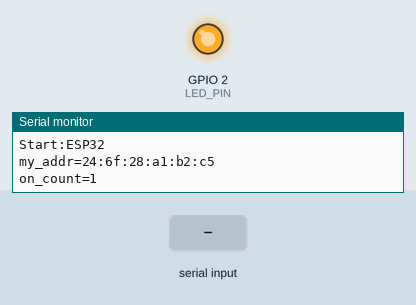
This sketch was run on a simulated ESP32. Parts: output pins drawn as LEDs (lit = HIGH), the last lines printed to the serial monitor. Dashed ring = blinking. The inputs (shaded band) are chosen by the test bench. Nothing arrives over Bluetooth unless stated; a phone connects over Bluetooth LE 3 s after start.

Above: at 2.2 s.
2.3 s: "on\n" received over Serial
At 3.6 s:
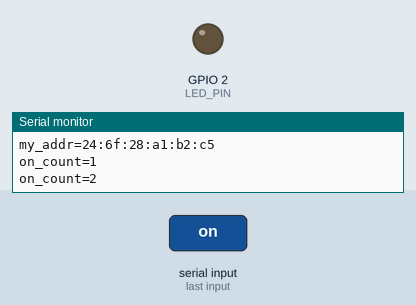
5.8 s: "blink\n" received over Serial
At 7.15 s:
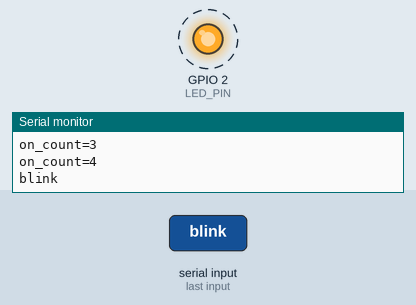
9.3 s: "1\n" received over Serial
Timing chart, 0 to 18.8 s (numbered marks = the images above; inputs shaded):
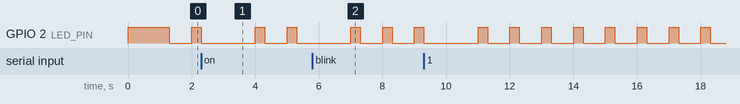

Measured:
- by itself, GPIO 2 (LED_PIN): repeats every 1.0 s: HIGH 0.30 s, LOW 0.70 s

The sketch:

BLE_write-LED.ino
```cpp
/*
  Based on Neil Kolban example for IDF: https://github.com/nkolban/esp32-snippets/blob/master/cpp_utils/tests/BLE%20Tests/SampleWrite.cpp
  Ported to Arduino ESP32 by Evandro Copercini

  changed by Yoichi Tanibayashi
*/

#include <BLEDevice.h>
#include <BLEUtils.h>
#include <BLEServer.h>

// See the following for generating UUIDs:
// https://www.uuidgenerator.net/

#define MY_NAME             "ESP32"
#define SERVICE_UUID        "4fafc201-1fb5-459e-8fcc-c5c9c331914b"
#define CHARACTERISTIC_UUID "beb5483e-36e1-4688-b7f5-ea07361b26a8"

#define LED_PIN	2
#define LED_ON	HIGH
#define LED_OFF	LOW

#define BUTTON_PIN 0

#define MODE_OFF 0
#define MODE_ON  1
#define MODE_BLINK 2

#define DEEP_SLEEP_SEC 20

int led_mode = MODE_OFF;
int on_count = 0;
int off_count = 0;
#define ON_COUNT_MAX 20
#define OFF_COUNT_MAX 20

BLEAddress my_addr = BLEAddress("00:00:00:00:00:00");

class MyCallbacks: public BLECharacteristicCallbacks {
  void onConnect(BLEClient *pClient) {
    Serial.println("> onConnect");
  }

  void OnDisconnect(BLEClient *pClient) {
    Serial.println("> onDisconnect");
  }

  void onWrite(BLECharacteristic *pCharacteristic) {
    Serial.println("> onWrite");
    std::string value = pCharacteristic->getValue();

    Serial.print("value=");
    Serial.println(value.c_str());
    if (value.length() > 0) {
      Serial.print("New value: ");
      for (int i = 0; i < value.length(); i++) {
	Serial.print(value[i]);
      }
      Serial.println();
    }

    if (value == "on") {
      led_mode = MODE_ON;
      on_count = 0;
    } else if (value == "blink") {
      led_mode = MODE_BLINK;
      on_count = 0;
    } else {
      led_mode = MODE_OFF;
      off_count = 0;
    }
  }
};

void setup() {
  Serial.begin(115200);
  pinMode(LED_PIN, OUTPUT);
  led_mode = MODE_BLINK;

  Serial.print("Start:");
  Serial.println(MY_NAME);
  digitalWrite(LED_PIN, LED_ON);

  // init device
  BLEDevice::init(MY_NAME);
  my_addr = BLEDevice::getAddress();
  Serial.print("my_addr=");
  Serial.println(my_addr.toString().c_str());

  // init server, service, characteristic, and start service
  BLEServer *pServer = BLEDevice::createServer();

  /*
  // init service
  BLEService *pService = pServer->createService(SERVICE_UUID);
  BLECharacteristic *pCharacteristic
    = pService->createCharacteristic(
				     CHARACTERISTIC_UUID,
				     BLECharacteristic::PROPERTY_READ |
				     BLECharacteristic::PROPERTY_WRITE
				     );
  pCharacteristic->setCallbacks(new MyCallbacks());
  pCharacteristic->setValue(my_addr.toString().c_str());
  pService->start();
  */

  // start advertising
  BLEAdvertising *pAdvertising = pServer->getAdvertising();
  BLEAdvertisementData oAdvertisementData = BLEAdvertisementData();
  oAdvertisementData.setName(MY_NAME);
  oAdvertisementData.setFlags(0x06);
  oAdvertisementData.setManufacturerData("abc");

  pAdvertising->setAdvertisementData(oAdvertisementData);
  pAdvertising->start();

  delay(1000);
  digitalWrite(LED_PIN, LED_OFF);
}

void loop() {
  while (Serial.available() > 0) {
    String buf = Serial.readStringUntil('\r');
    Serial.println(buf);
  }

  if (led_mode == MODE_ON) {
    digitalWrite(LED_PIN, LED_ON);
    delay(1000);
    on_count++;
  } else if (led_mode == MODE_BLINK) {
    digitalWrite(LED_PIN, LED_ON);
    delay(300);
    digitalWrite(LED_PIN, LED_OFF);
    delay(700);
    on_count++;
  } else { // OFF
    digitalWrite(LED_PIN, LED_OFF);
    delay(1000);
    off_count++;
  }

  if (led_mode == MODE_ON || led_mode == MODE_BLINK) {
    Serial.print("on_count=");
    Serial.println(String(on_count));
    if (on_count >= ON_COUNT_MAX) {
      led_mode = MODE_OFF;
      off_count = 0;
    }
  } else { // MODE_OFF
    Serial.print("off_count=");
    Serial.println(String(off_count));
    if (off_count >= OFF_COUNT_MAX) {
      Serial.print("deep sleep:");
      Serial.print(String(DEEP_SLEEP_SEC));
      Serial.println("sec ..");
      esp_deep_sleep(DEEP_SLEEP_SEC * 1000000LL);
    }
  }
}
```
